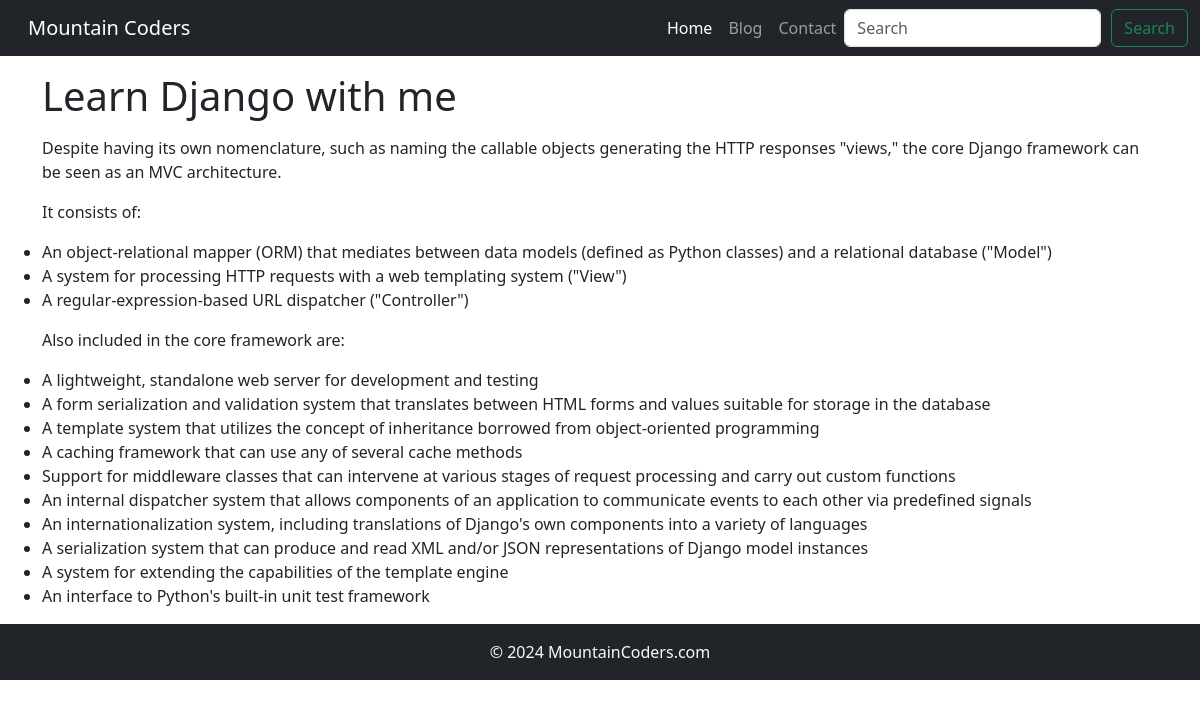
/blogpost/django-tutorial, run on the app's committed database.
### blog/models.py (models this page shows, shortened)
class Blog(models.Model):
    sno = models.AutoField(primary_key=True)
    title = models.CharField(max_length=200)
    content = models.TextField()  # You can also use a RichTextField if available
    slug = models.CharField(max_length=100)
    time = models.DateTimeField(auto_now_add=True)

### blog/views.py (the view)
# urls.py: path('blogpost/<str:slug>', views.blogpost, name='blogpost'),
def blogpost(request,slug):
    blog =Blog.objects.filter(slug=slug).first()
    context={'blog': blog}
    return render(request,'blogpost.html',context)

### templates/blogpost.html
{% extends "base.html" %}
{% block blogactive %}active{% endblock blogactive %}
{% block body %}
<div class="container">
<h1 class="my-3">{{blog.title}}</h1>
<div class="row">
    {{blog.content|safe}}
 </div>
</div>
{% endblock body %}

### data on the page
Blog: title "Learn Django with me", content "Despite having its own nomenclature, such as naming the callable objects generating the HTTP responses \"views,\" the core Django framework can be seen as an MVC architecture. It consists of: An object-relational mapper (ORM) that mediates between data models (defined as Python classes) and a relational database (\"Model\") A system for processing HTTP requests with a web templating system (\"View\") A regular-expression-based URL dispatcher (\"Controller\") Also included in the core framework are: A lightweight, standalone web server for development and testing A form serialization and validation system that translates between HTML forms and values suitable for storage in the database A template…"
